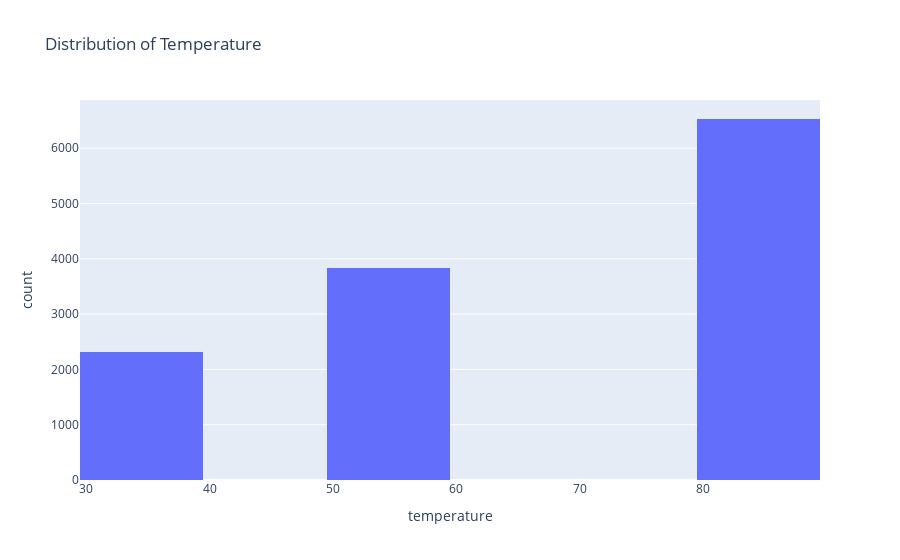

Notebook cell for this chart:
### Markdown cell above
6. Use a histogram to visualize the temperature column.

### Code cell
# Histogram to visualize the temperature column
px.histogram(data_, x="temperature", nbins=10, title="Distribution of Temperature")

### Figure 1 — Plotly figure (JSON) as saved in the notebook; plotly's stock layout.template omitted (floating-point values rounded to 4 significant figures; data arrays with more than 128 entries replaced by an {"elided": "..."} marker saying what was removed)
{"data": [{"alignmentgroup": "True", "bingroup": "x", "hovertemplate": "temperature=%{x}<br>count=%{y}<extra></extra>", "legendgroup": "", "marker": {"color": "#636efa", "pattern": {"shape": ""}}, "name": "", "nbinsx": 10, "offsetgroup": "", "orientation": "v", "showlegend": false, "type": "histogram", "x": {"elided": "12684 int values"}, "xaxis": "x", "yaxis": "y"}], "layout": {"barmode": "relative", "legend": {"tracegroupgap": 0}, "title": {"text": "Distribution of Temperature"}, "xaxis": {"anchor": "y", "domain": [0, 1], "title": {"text": "temperature"}}, "yaxis": {"anchor": "x", "domain": [0, 1], "title": {"text": "count"}}}}
